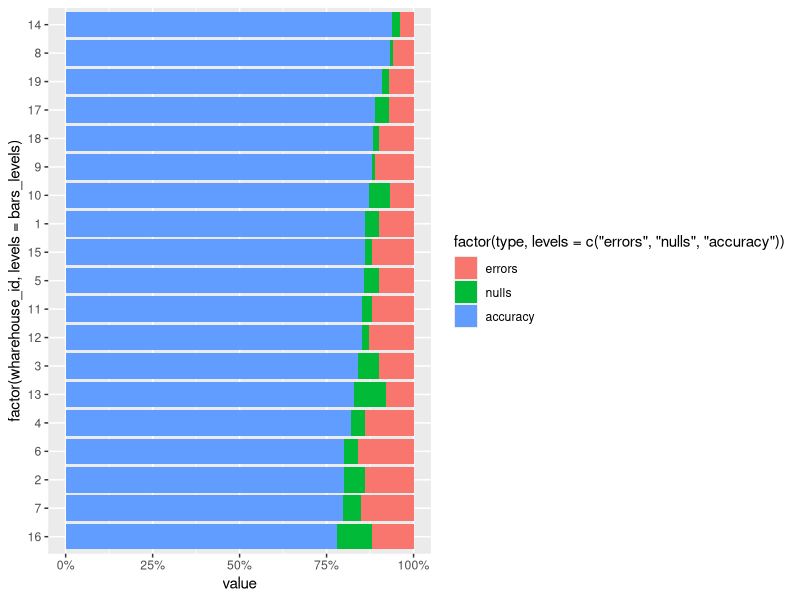

Generate this figure with R:
library(dplyr)
library(tidyr)
library(ggplot2)
library(scales)

df <- tibble(wharehouse_id = as.character(c(1:19)),
             errors = c(80, 121, 80, 96, 57, 94, 77, 26, 46, 25,
                        45, 48, 30, 11, 34, 39, 16, 22, 14),
             accuracy = c(691, 692, 668, 560, 487, 469, 408, 405, 368, 317,
                          322, 316, 310, 261, 246, 255, 200, 195, 182),
             nulls = c(32, 52, 48, 27, 23, 23, 26, 4, 4, 22, 11,
                          7, 34, 6, 6, 33, 9, 4, 4)
) %>%
  mutate(total = errors + accuracy + nulls,
         accuracy_pct = accuracy / total)

bars_levels <- reorder(df$wharehouse_id, df$accuracy_pct) %>% 
  rev() %>% 
  levels()

df %>% 
  select(1:4) %>% 
  pivot_longer(!wharehouse_id, names_to = "type", values_to = "value") %>% 
  ggplot(aes(x = factor(wharehouse_id, levels = bars_levels), 
             y = value, 
             fill = factor(type, levels = c("errors", "nulls", "accuracy")))) +
  geom_bar(stat = "identity", position = "fill") +
  coord_flip() +
  scale_y_continuous(labels = label_percent()) 
